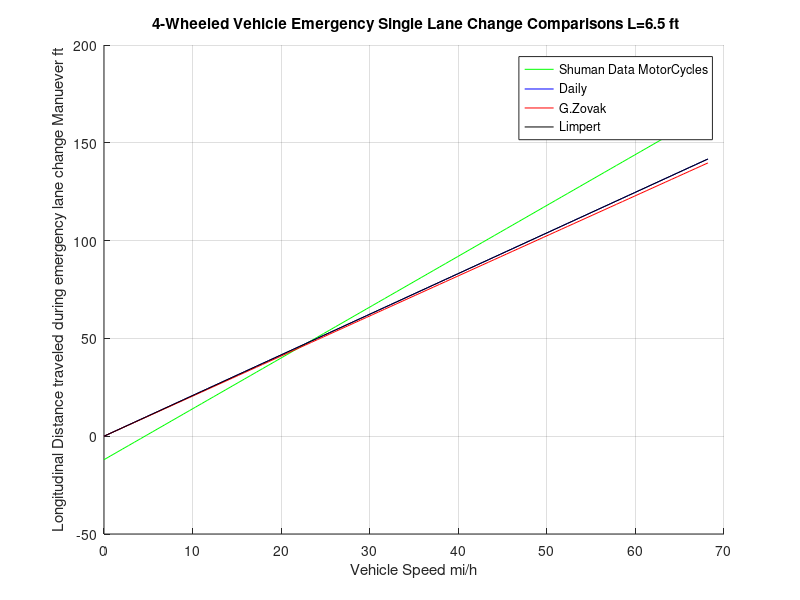

This figure's MATLAB source:
% This File is an analysis and comparison of 4-Wheeled vehicles and equations 
% that attempt to describe thier preformance during the application of 
% Single Lane Change manuever: The action of applying steering in one direction
% to displace a vehicle laterally followed by counter steering to recover the 
% original direction of travel while maintaining directional control and minimizing
% displacment to approximatly one lane width.

% G.Zovak, Z.Papic. This equation comes from the Paper "Empirical Approach for 
% Determining Lane Change Distance at Obstical Avoidance manuever". The equation
% is Empirically derived and very similar to Limperts equaiton.
% Xe=Ce.*V.*sqrt(L./(g.*mu))
% where:
% Xe Longitudinal Distance traveld during the emergency lane change manuever.
% Ce=2.78 G.Zovaks constant 
% V=Vehicle Velocity ft/s
% L= Lateral distance traveled during lane change manuever
% g=acceleration of gravity 32.17 ft/s/s
% mu= coefficent of friction of dry roadway around .8

% Limperts equation for single lane change manuevers
% X2=C2.*V.*sqrt(L/ay) 

% C2=limperts constant about 2.6
% ay= Vehicle Lateral acceleration limit roughly .67*aymax and maximum is 
% roughly .85*aymax

% Dailys equation 
% Xd=C3.*V.*sqrt(L./(mu.*g))
% C3=Dailys constant=2.82


clear all;
clc;

Ce=2.78; %G.Zovak Constant
mu=.8; 
g=32.17;
fy=.65; % lateral acceleration, max value suggested by Limpert
ay=21.8756; % 85 percent of maximum lateral acceleration 
C2=2.6; % Limperts vehicle constant
C3=2.82; % Dailys constant

V=linspace(0,100,100); % ft/s
L=6.5; % ft

Xd=C3.*V.*sqrt(L./(g.*mu)); % Dailys Equation 

Xe=Ce.*V.*sqrt((L)./(g.*mu)); % ft G.Zovak 4-Wheeled Vehicles

X2=C2.*V.*(sqrt(L./ay)); % Limperts

mph=(60/88).*V;% converting ft/s to miles per hour

r=2.6.*mph-12; % Least Squars Regression line Shuman Data for MotorCycles

hold on ;
grid on;
plot(mph,r,"color",'g',";Shuman Data MotorCycles;");
plot(mph,Xd,"color",'b',";Daily;");
plot(mph,Xe,"color",'r',";G.Zovak;");
plot(mph,X2,"color",'k',";Limpert;");
title(" 4-Wheeled Vehicle Emergency Single Lane Change Comparisons L=6.5 ft");
xlabel("Vehicle Speed mi/h");
ylabel("Longitudinal Distance traveled during emergency lane change Manuever ft"); 
saveas(1,"Swerve_Comparisons","jpg");